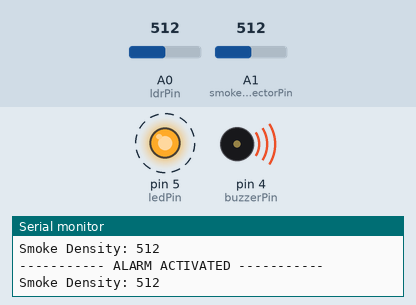
Bench run of a sketch on a simulated Arduino Uno, built with avr-gcc and run on an emulated ATmega328P. Parts: output pins drawn as LEDs (lit = HIGH), buzzer (waves = sounding), the last lines printed to the serial monitor. Dashed ring = blinking. Inputs (shaded band) come from the test bench; at power-on: A0 (ldrPin) = 512, A1 (smoke_detectorPin) = 512.

Above: at 1.25 s.
1.3 s: A0 (ldrPin) set to 418
4.3 s: A0 (ldrPin) set to 392
At 5.6 s:
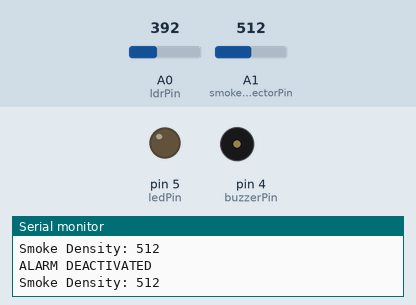
6.0 s: A1 (smoke_detectorPin) set to 105
9.0 s: A1 (smoke_detectorPin) set to 91
12.0 s: A0 (ldrPin) set to 410
At 12.29 s:
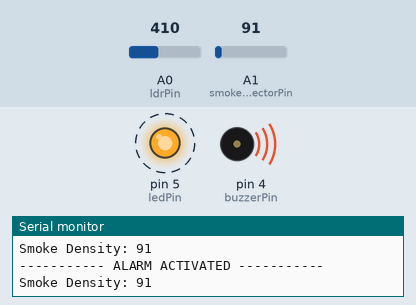
15.0 s: A0 (ldrPin) set to 390
Timing chart, 0 to 17.5 s (numbered marks = the images above; inputs shaded):
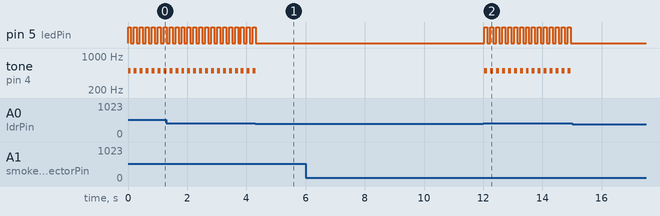

The sketch:

temperature_sensor_and_one_led_with_buzzer_project_11.ino
```cpp
const int ledPin = 5;

const int Ultrasonic = 7;

const int buzzerPin = 4;

const int ldrPin = A0;

const int smoke_detectorPin = A1;
void setup () {

Serial.begin(9600);

pinMode(ledPin, OUTPUT);

pinMode(buzzerPin, OUTPUT);

pinMode(smoke_detectorPin,INPUT);

pinMode(ldrPin, INPUT);

}

void loop() {

int ldrStatus = analogRead(ldrPin);

int sensor_read = analogRead(smoke_detectorPin);

  Serial.print("Smoke Density: ");
  Serial.println(sensor_read);


if (ldrStatus >= 400){

tone(buzzerPin,500, 100);

digitalWrite(ledPin, HIGH);

delay(100);

noTone(buzzerPin);

digitalWrite(ledPin, LOW);

delay(100);

Serial.println("----------- ALARM ACTIVATED -----------");

}

else {

noTone(buzzerPin);

digitalWrite(ledPin, LOW);

Serial.println("ALARM DEACTIVATED");

}

}
```

Measured:
- the behaviour switches between 400 and 399 on A0 (ldrPin) (found by bisection; images 0 and 1)
- after the input at 4.3 s, pin 5 (ledPin): goes on until 4.3 s, then stays LOW; tone on pin 4 (buzzerPin): goes on until 4.3 s, then stays silent
- after the input at 12.0 s, pin 5 (ledPin): alternates HIGH for 0.10 s and LOW for 0.10 s, starting at once; tone on pin 4 (buzzerPin): alternates 500 Hz for 0.10 s and silent for 0.10 s, starting at once
- after the input at 15.0 s, pin 5 (ledPin): stops changing and stays LOW; tone on pin 4 (buzzerPin): stops changing and stays silent
- by itself, pin 5 (ledPin): alternates HIGH for 0.10 s and LOW for 0.10 s
- by itself, tone on pin 4 (buzzerPin): alternates 500 Hz for 0.10 s and silent for 0.10 s
